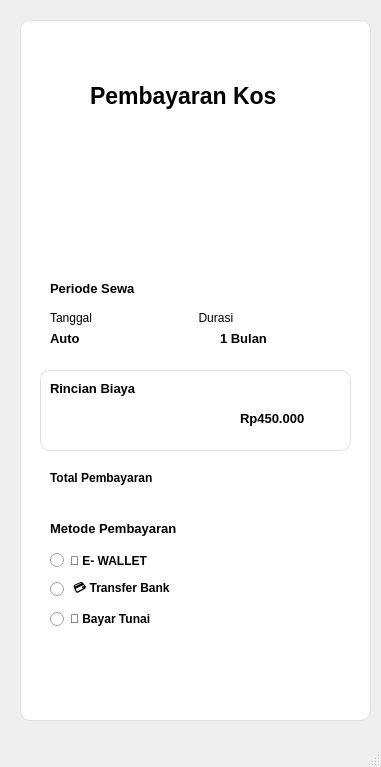
<?xml version="1.0" encoding="UTF-8"?>
<ui version="4.0">
 <class>MainWindow</class>
 <widget class="QMainWindow" name="MainWindow">
  <property name="geometry">
   <rect>
    <x>0</x>
    <y>0</y>
    <width>381</width>
    <height>767</height>
   </rect>
  </property>
  <property name="windowTitle">
   <string>MainWindow</string>
  </property>
  <widget class="QWidget" name="centralwidget">
   <widget class="QLabel" name="label">
    <property name="geometry">
     <rect>
      <x>20</x>
      <y>20</y>
      <width>351</width>
      <height>701</height>
     </rect>
    </property>
    <property name="styleSheet">
     <string notr="true">color:rgba(255,255,255,210);
background-color: #ffffff;      /* Putih seperti di gambar */
    color: #4A4A4A;                 /* Teks abu tua */
    font-size: 10pt; 
 font-weight: bold;               /* Sesuaikan selera */
    
    border-radius: 10px;            /* Biar pill / rounded */
    border: 1px solid #E0E0E0;      /* Garis tipis abu terang (optional) */

    padding-left: 12px;             /* Padding dalam */
    padding-right: 12px;
    padding-top: 6px;
    padding-bottom: 6px;</string>
    </property>
    <property name="text">
     <string/>
    </property>
   </widget>
   <widget class="QPushButton" name="pushButton">
    <property name="geometry">
     <rect>
      <x>40</x>
      <y>40</y>
      <width>101</width>
      <height>31</height>
     </rect>
    </property>
    <property name="styleSheet">
     <string notr="true">QPushButton#pushButton {
    /* Background Gradient Default */
    background-color: qlineargradient(spread:pad, x1:0, y1:0.505682, x2:1, y2:0.477, 
        stop:0 rgba(20, 47, 78, 219), /* Biru Tua */
        stop:1 rgba(85, 98, 112, 226)); /* Abu-abu Kebiruan */
        
    color: rgba(255, 255, 255, 255); /* Teks Putih Solid (lebih jelas) */
    border-radius: 8px; /* Menggunakan 8px agar konsisten dengan elemen lain */
    border: none; /* Pastikan tidak ada border bawaan */
    padding: 10px 25px; /* Padding untuk tombol agar terlihat tebal */
    font-size: 9px; /* Ukuran font yang konsisten */
    font-weight: bold;
}

QPushButton#pushButton:hover {
    /* Gradient Hover: Warna sedikit lebih cerah/kontras */
    background-color: qlineargradient(spread:pad, x1:0, y1:0.505682, x2:1, y2:0.477, 
        stop:0 rgba(40, 67, 98, 219), /* Biru Tua Sedikit Cerah */
        stop:1 rgba(105, 118, 132, 226)); /* Abu-abu Kebiruan Sedikit Cerah */
}

QPushButton#pushButton:pressed {
    /* Efek Pressed (Tombol Tertekan) */
    padding-left: 5px;
    padding-top: 5px;
    /* Memberikan ilusi tombol bergerak ke dalam */
    background-color: rgba(105, 118, 132, 255); /* Warna solid yang lebih gelap/tertarik */
    border-style: inset; /* Opsi lain: inset border */
}</string>
    </property>
    <property name="text">
     <string>&lt;- Kembali</string>
    </property>
   </widget>
   <widget class="QLabel" name="label_2">
    <property name="geometry">
     <rect>
      <x>90</x>
      <y>80</y>
      <width>221</width>
      <height>31</height>
     </rect>
    </property>
    <property name="font">
     <font>
      <pointsize>17</pointsize>
      <weight>75</weight>
      <bold>true</bold>
     </font>
    </property>
    <property name="text">
     <string>Pembayaran Kos</string>
    </property>
   </widget>
   <widget class="QLabel" name="label_3">
    <property name="geometry">
     <rect>
      <x>40</x>
      <y>130</y>
      <width>311</width>
      <height>141</height>
     </rect>
    </property>
    <property name="styleSheet">
     <string notr="true">background-color: qlineargradient(
    spread:pad,
    x1:0, y1:0.505682,
    x2:1, y2:0.477,
    stop:0 rgba(255, 210, 80, 255),   /* Kuning Gold Terang */
    stop:1 rgba(255, 170, 30, 255)    /* Kuning Orange Emas */
);

color: rgba(255, 255, 255, 255);  /* Teks putih */
font-weight: bold;
border-radius: 15px;
padding: 10px 15px;
border: none;
</string>
    </property>
    <property name="text">
     <string/>
    </property>
   </widget>
   <widget class="QLabel" name="label_4">
    <property name="geometry">
     <rect>
      <x>50</x>
      <y>140</y>
      <width>111</width>
      <height>111</height>
     </rect>
    </property>
    <property name="styleSheet">
     <string notr="true">border-image: url(:/pembayarankosbiasa/Foto/biasa.jpeg);
background-size: cover;</string>
    </property>
    <property name="text">
     <string/>
    </property>
   </widget>
   <widget class="QLabel" name="label_5">
    <property name="geometry">
     <rect>
      <x>170</x>
      <y>170</y>
      <width>151</width>
      <height>21</height>
     </rect>
    </property>
    <property name="font">
     <font>
      <pointsize>17</pointsize>
      <weight>75</weight>
      <bold>true</bold>
     </font>
    </property>
    <property name="styleSheet">
     <string notr="true">color:rgba(255,255,255,210);</string>
    </property>
    <property name="text">
     <string>KOS BIASA</string>
    </property>
   </widget>
   <widget class="QLabel" name="label_6">
    <property name="geometry">
     <rect>
      <x>170</x>
      <y>200</y>
      <width>151</width>
      <height>41</height>
     </rect>
    </property>
    <property name="styleSheet">
     <string notr="true">color:rgba(255,255,255,210);</string>
    </property>
    <property name="text">
     <string>1 Orang 

 Kamar mandi luar</string>
    </property>
   </widget>
   <widget class="QLabel" name="label_7">
    <property name="geometry">
     <rect>
      <x>50</x>
      <y>280</y>
      <width>291</width>
      <height>16</height>
     </rect>
    </property>
    <property name="font">
     <font>
      <pointsize>10</pointsize>
      <weight>75</weight>
      <bold>true</bold>
     </font>
    </property>
    <property name="text">
     <string>Periode Sewa</string>
    </property>
   </widget>
   <widget class="QLabel" name="label_8">
    <property name="geometry">
     <rect>
      <x>50</x>
      <y>310</y>
      <width>281</width>
      <height>16</height>
     </rect>
    </property>
    <property name="text">
     <string>Tanggal                                Durasi</string>
    </property>
   </widget>
   <widget class="QLabel" name="label_9">
    <property name="geometry">
     <rect>
      <x>50</x>
      <y>330</y>
      <width>151</width>
      <height>16</height>
     </rect>
    </property>
    <property name="font">
     <font>
      <pointsize>10</pointsize>
      <weight>75</weight>
      <bold>true</bold>
     </font>
    </property>
    <property name="text">
     <string>Auto</string>
    </property>
   </widget>
   <widget class="QLabel" name="label_10">
    <property name="geometry">
     <rect>
      <x>220</x>
      <y>330</y>
      <width>91</width>
      <height>16</height>
     </rect>
    </property>
    <property name="font">
     <font>
      <pointsize>10</pointsize>
      <weight>75</weight>
      <bold>true</bold>
     </font>
    </property>
    <property name="text">
     <string>1 Bulan</string>
    </property>
   </widget>
   <widget class="QLabel" name="label_11">
    <property name="geometry">
     <rect>
      <x>40</x>
      <y>370</y>
      <width>311</width>
      <height>81</height>
     </rect>
    </property>
    <property name="styleSheet">
     <string notr="true">background-color: #ffffff;      /* Putih seperti di gambar */
    color: #4A4A4A;                 /* Teks abu tua */
    font-size: 10pt;                /* Sesuaikan selera */
    
    border-radius: 10px;            /* Biar pill / rounded */
    border: 1px solid #E0E0E0;      /* Garis tipis abu terang (optional) */

    padding-left: 12px;             /* Padding dalam */
    padding-right: 12px;
    padding-top: 6px;
    padding-bottom: 6px;</string>
    </property>
    <property name="text">
     <string/>
    </property>
   </widget>
   <widget class="QLabel" name="label_12">
    <property name="geometry">
     <rect>
      <x>50</x>
      <y>380</y>
      <width>121</width>
      <height>16</height>
     </rect>
    </property>
    <property name="font">
     <font>
      <pointsize>10</pointsize>
      <weight>75</weight>
      <bold>true</bold>
     </font>
    </property>
    <property name="text">
     <string>Rincian Biaya</string>
    </property>
   </widget>
   <widget class="QLabel" name="label_14">
    <property name="geometry">
     <rect>
      <x>240</x>
      <y>410</y>
      <width>91</width>
      <height>16</height>
     </rect>
    </property>
    <property name="font">
     <font>
      <pointsize>10</pointsize>
      <weight>75</weight>
      <bold>true</bold>
     </font>
    </property>
    <property name="text">
     <string>Rp450.000 </string>
    </property>
   </widget>
   <widget class="QLabel" name="label_15">
    <property name="geometry">
     <rect>
      <x>40</x>
      <y>460</y>
      <width>311</width>
      <height>41</height>
     </rect>
    </property>
    <property name="styleSheet">
     <string notr="true">background-color: qlineargradient(
    spread:pad,
    x1:0, y1:0.505682,
    x2:1, y2:0.477,
    stop:0 rgba(80, 220, 120, 255),    /* Hijau Terang Fresh */
    stop:1 rgba(30, 160, 80, 255)      /* Hijau Lebih Gelap */
);

color: rgba(255, 255, 255, 255);  /* Teks putih */
font-weight: bold;
border-radius: 15px;
padding: 10px 15px;
border: none;
</string>
    </property>
    <property name="text">
     <string/>
    </property>
   </widget>
   <widget class="QLabel" name="label_16">
    <property name="geometry">
     <rect>
      <x>50</x>
      <y>470</y>
      <width>111</width>
      <height>16</height>
     </rect>
    </property>
    <property name="font">
     <font>
      <weight>75</weight>
      <bold>true</bold>
     </font>
    </property>
    <property name="text">
     <string>Total Pembayaran</string>
    </property>
   </widget>
   <widget class="QLabel" name="label_17">
    <property name="geometry">
     <rect>
      <x>230</x>
      <y>470</y>
      <width>111</width>
      <height>16</height>
     </rect>
    </property>
    <property name="font">
     <font>
      <pointsize>10</pointsize>
      <weight>75</weight>
      <bold>true</bold>
     </font>
    </property>
    <property name="styleSheet">
     <string notr="true">color:rgba(255,255,255,210);</string>
    </property>
    <property name="text">
     <string>Rp 450.000</string>
    </property>
   </widget>
   <widget class="QLabel" name="label_18">
    <property name="geometry">
     <rect>
      <x>50</x>
      <y>520</y>
      <width>171</width>
      <height>16</height>
     </rect>
    </property>
    <property name="font">
     <font>
      <pointsize>10</pointsize>
      <weight>75</weight>
      <bold>true</bold>
     </font>
    </property>
    <property name="text">
     <string>Metode Pembayaran</string>
    </property>
   </widget>
   <widget class="QRadioButton" name="radioButton">
    <property name="geometry">
     <rect>
      <x>50</x>
      <y>550</y>
      <width>281</width>
      <height>21</height>
     </rect>
    </property>
    <property name="font">
     <font>
      <weight>75</weight>
      <bold>true</bold>
     </font>
    </property>
    <property name="text">
     <string>📱 E- WALLET</string>
    </property>
   </widget>
   <widget class="QRadioButton" name="radioButton_2">
    <property name="geometry">
     <rect>
      <x>50</x>
      <y>580</y>
      <width>291</width>
      <height>18</height>
     </rect>
    </property>
    <property name="font">
     <font>
      <weight>75</weight>
      <bold>true</bold>
     </font>
    </property>
    <property name="text">
     <string> 💳 Transfer Bank</string>
    </property>
   </widget>
   <widget class="QRadioButton" name="radioButton_3">
    <property name="geometry">
     <rect>
      <x>50</x>
      <y>610</y>
      <width>291</width>
      <height>18</height>
     </rect>
    </property>
    <property name="font">
     <font>
      <weight>75</weight>
      <bold>true</bold>
     </font>
    </property>
    <property name="text">
     <string>💵 Bayar Tunai</string>
    </property>
   </widget>
   <widget class="QPushButton" name="pushButton_2">
    <property name="geometry">
     <rect>
      <x>50</x>
      <y>650</y>
      <width>301</width>
      <height>51</height>
     </rect>
    </property>
    <property name="styleSheet">
     <string notr="true">background-color: qlineargradient(
    spread:pad,
    x1:0, y1:0.505682,
    x2:1, y2:0.477,
    stop:0 rgba(255, 210, 80, 255),   /* Kuning Gold Terang */
    stop:1 rgba(255, 170, 30, 255)    /* Kuning Orange Emas */
);

color: rgba(255, 255, 255, 255);  /* Teks putih */
font-weight: bold;
border-radius: 15px;
padding: 10px 15px;
border: none;
</string>
    </property>
    <property name="text">
     <string>Bayar Sekarang</string>
    </property>
   </widget>
  </widget>
  <widget class="QMenuBar" name="menubar">
   <property name="geometry">
    <rect>
     <x>0</x>
     <y>0</y>
     <width>381</width>
     <height>23</height>
    </rect>
   </property>
  </widget>
  <widget class="QStatusBar" name="statusbar"/>
 </widget>
 <resources>
  <include location="pembayarankosbiasa.qrc"/>
 </resources>
 <connections/>
</ui>
